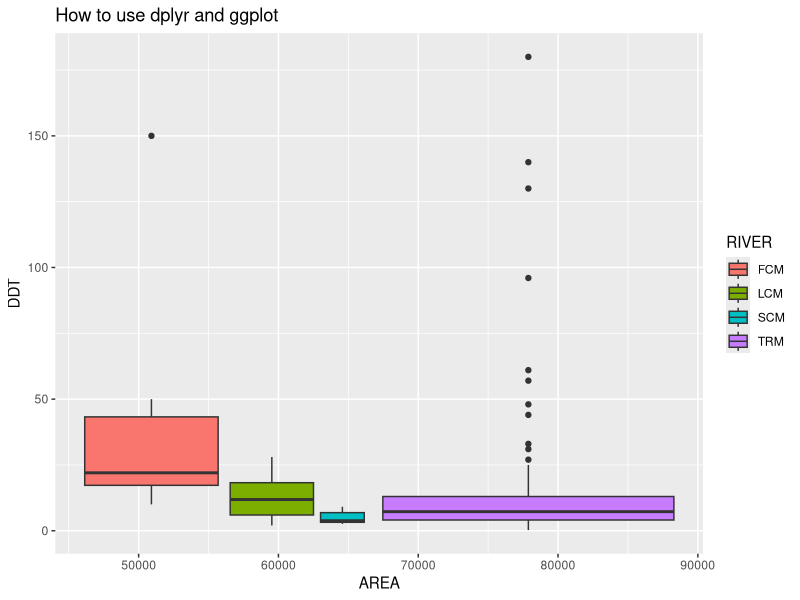
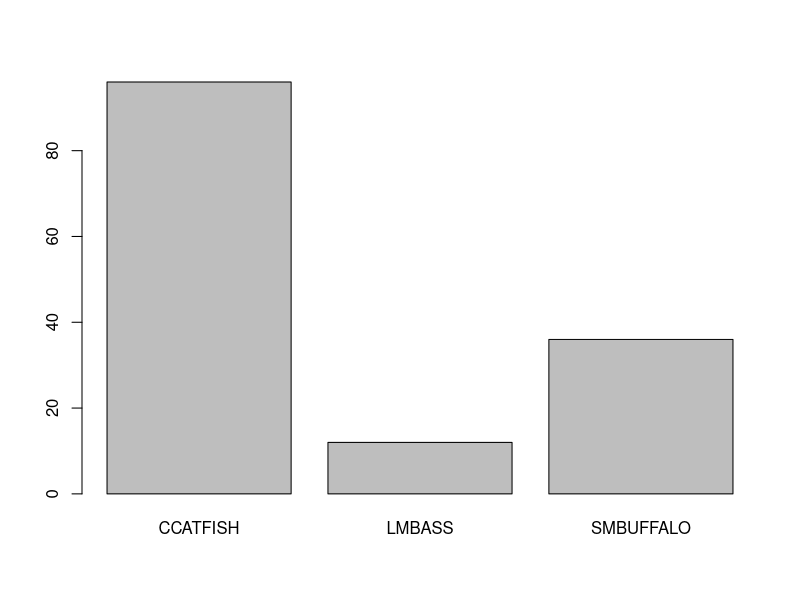
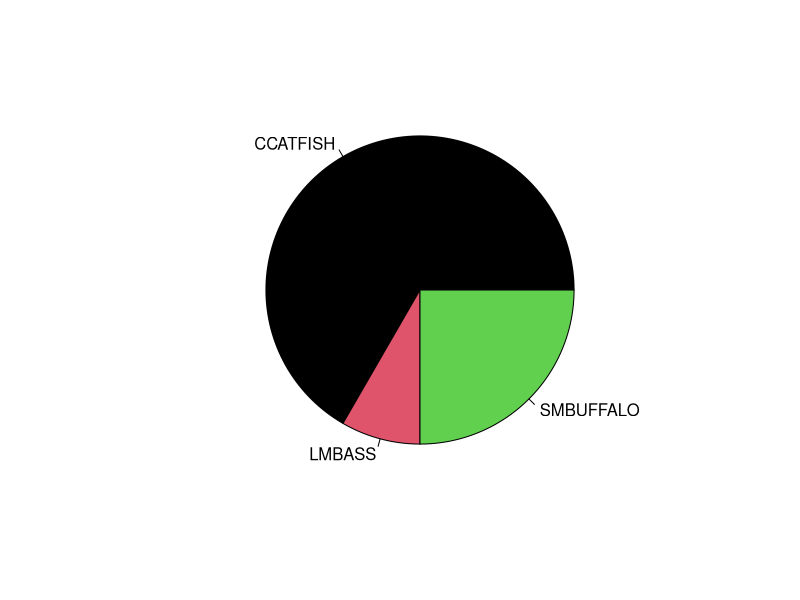
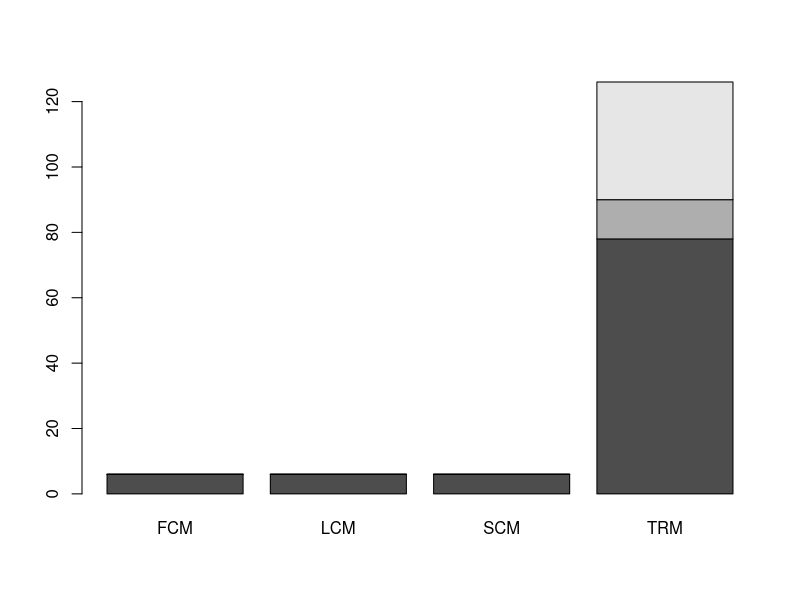
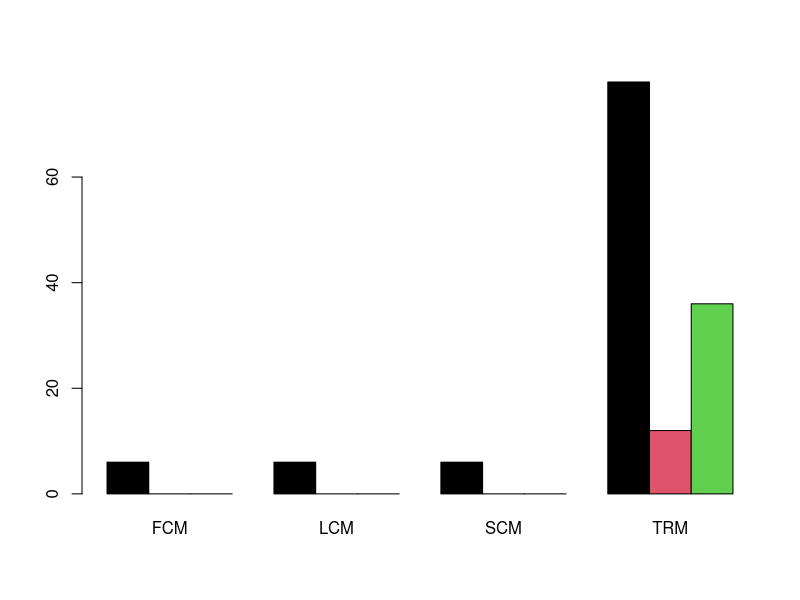
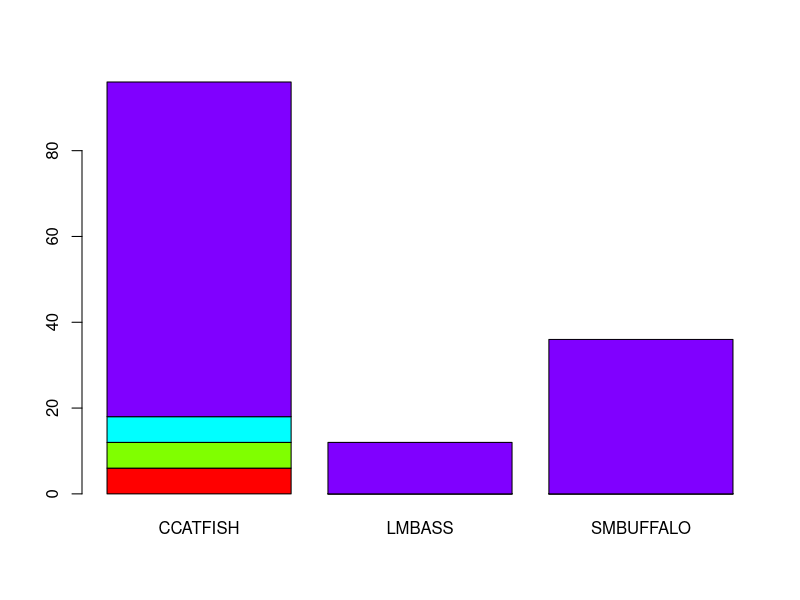
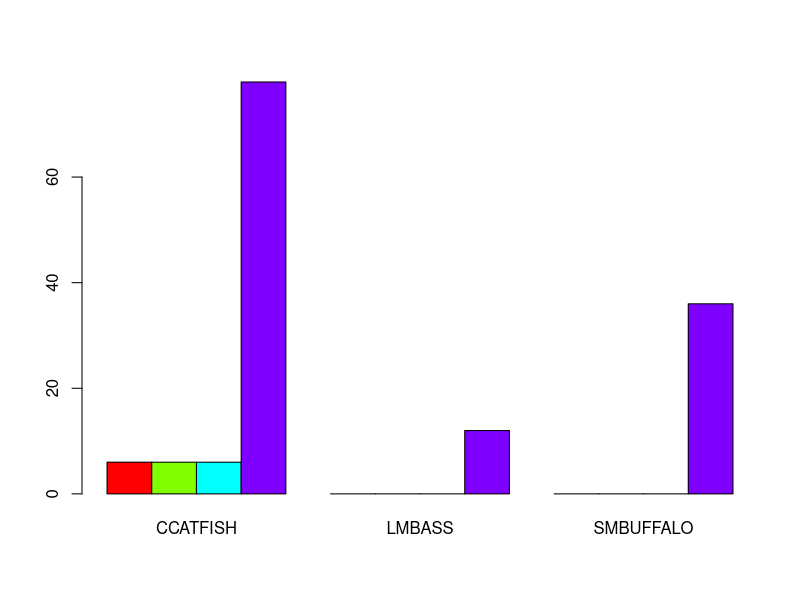

These charts were generated, in order, by the following R code: (Note: this script raises an error after producing the figures.)
#Task 1
getwd()

#Task 2
# file.choose() should not be used in R markdown.
#Best to use a file name example read.csv("DDT.csv")
## How do we read data files into R?
## Most of the data we will use will come from a collection of excel files zipped
## together and made available on CANVAS
# Read in the data from DDT
# header is true because of variable names on the top of each column

#ddt=read.table(file.choose(),sep=",",header=TRUE)

ddt = read.csv("DDT.csv")

# First six lines
head(ddt)

#What class is the object ddt?
class(ddt)

#what are the variables in the data frame?
names(ddt)

# Summarize the variables
summary(ddt)

# Manual entry
x=scan()


#Use the c "combine" operator to make vectors
y=c(1,2,3,4,5)


# manipulate the data frame
#Find the fish with weight more than 800gms
with(ddt, ddt[WEIGHT>800,])

#place the output in an object
b800=with(ddt, ddt[WEIGHT>800,])

#Summarize it
summary(b800)

# Use combination boolean expressions to subset
with(ddt, ddt[WEIGHT>800 & SPECIES=="LMBASS",])


#ordering data frames
with(ddt,ddt[order(WEIGHT),])


#More complex orderings
with(ddt,ddt[order(SPECIES,WEIGHT),])

with(ddt,ddt[order(SPECIES,DDT),])

#Using dplyr
library(dplyr)
library(ggplot2)
# notice how the infix %>% operator works ( the pipe )

ddt %>% filter(WEIGHT > 200, LENGTH > 30, DDT < 300) %>% mutate(AREA = LENGTH*WEIGHT) %>% ggplot(aes(x=AREA,y=DDT,fill=RIVER)) + geom_boxplot() + ggtitle("How to use dplyr and ggplot")


## Making vectors
v=1:10
v
2*v
2*v^2
sqrt(v)

#make  matrix
#nr=nu. of rows, byrow=TRUE, fill by row
mat=matrix(1:10,nr=5,nc=2,byrow=TRUE)
mat

#Adding names to columns and rows
#rep = repeat, repeat "r" 5 times
colnames(mat)=c("c1","c2")
rownames(mat)=paste(rep("r",5),1:5,sep="")

#entering the name of the object releases its contents
mat


#Use tables to summarize and plot categorical variables
sp=with(ddt,table(SPECIES))
sp
barplot(sp)
pie(sp,col=1:4)


#2-D tables
spriv=with(ddt,table(SPECIES,RIVER))
spriv
barplot(spriv)

#Add some options to make the graph more readable
barplot(spriv,beside=TRUE,col=1:3)

#2-D tables with reversing the variables
rivsp=with(ddt,table(RIVER,SPECIES))
rivsp

#Row and column sums
rowSums(rivsp)
colSums(rivsp)

#Proportion of the column totals
rivsp/colSums(rivsp)

#
barplot(rivsp,col=rainbow(4))

#Embellish the graphic using colors and a legend
barplot(rivsp,beside=TRUE,col=rainbow(4))
with(ddt,legend(1,80, leg=levels(RIVER),bty="n",fill=rainbow(4),cex=0.8))

#scatter plots
with(ddt,plot(WEIGHT~LENGTH))

#Use the data option
plot(WEIGHT~LENGTH,data=ddt)

#embellish the plot with species using color using 'ifelse(test,yes,no)'
fishcol=with(ddt,ifelse(SPECIES=="CCATFISH","Red",
                        ifelse(SPECIES=="SMBUFFALO","Blue","Green")))

#River col
rivcol=with(ddt, ifelse(RIVER=="FCM","Red",
                        ifelse(RIVER=="LCM","Blue",
                               ifelse(RIVER=="SCM","Green","Black"))))
head(fishcol)
plot(WEIGHT~LENGTH,data=ddt,col=fishcol)

#Add river text
text(WEIGHT~LENGTH,RIVER,pos=2,cex=0.5,data=ddt)

#The above plot is messy -- can we do better? Use coplots
coplot(WEIGHT~LENGTH|RIVER,data=ddt,col=fishcol)

#How to interpret the coplot (color here is redundant)
coplot(WEIGHT~LENGTH|RIVER,data=ddt,col=rivcol)

#Given the combinations of all levels of SPECIES and RIVER = RIVER*SPECIES
coplot(WEIGHT~LENGTH|RIVER*SPECIES,data=ddt,col=fishcol)

#boxplots (Notice where the quant. and Qual. variables are placed)
boxplot(WEIGHT~SPECIES,col="Red",data=ddt)

#boxplots of LENGTH by RIVER
boxplot(LENGTH~RIVER,col="Green",data=ddt)


#boxplots of each quantitative variable
#Notice the use of layout()
layout(matrix(c(1,2,3),nr=1,nc=3))# 1 row 3 cols
layout.show(3)
with(ddt,boxplot(LENGTH,ylab="LENGTH",col="Blue",notch=TRUE))
with(ddt,boxplot(WEIGHT,ylab="WEIGHT",col="Green",notch=TRUE))
with(ddt,boxplot(MILE,ylab="MILE",col="Red",notch=TRUE))





# How to use a pre-made function
# highlight and send the complete function to R
scatterhist = function(x, y, xlab="", ylab=""){
  zones=matrix(c(2,0,1,3), ncol=2, byrow=TRUE)
  layout(zones, widths=c(4/5,1/5), heights=c(1/5,4/5))
  xhist = hist(x, plot=FALSE)
  yhist = hist(y, plot=FALSE)
  top = max(c(xhist$counts, yhist$counts))
  par(mar=c(3,3,1,1))
  plot(x,y)
  par(mar=c(0,3,1,1))
  barplot(xhist$counts, axes=FALSE, ylim=c(0, top), space=0)
  par(mar=c(3,0,1,1))
  barplot(yhist$counts, axes=FALSE, xlim=c(0, top), space=0, horiz=TRUE)
  par(oma=c(3,3,0,0))
  mtext(xlab, side=1, line=1, outer=TRUE, adj=0,
        at=.8 * (mean(x) - min(x))/(max(x)-min(x)))
  mtext(ylab, side=2, line=1, outer=TRUE, adj=0,
        at=(.8 * (mean(y) - min(y))/(max(y) - min(y))))
}

with(ddt, scatterhist(LENGTH,WEIGHT, xlab="LENGTH"))

#Make a histogram
with(ddt, hist(DDT))


# data.table

library(data.table)

ggplot(ddt, aes(x = SPECIES, y = WEIGHT, fill = RIVER)) +
  geom_boxplot(outlier.shape = 16, outlier.color = "black") +
  scale_fill_manual(values = c("FCM" = "red", "LCM" = "orange", "SCM" = "green", "TRM" = "purple")) +
  labs(title = "Cale Bible",
       x = "SPECIES",
       y = "WEIGHT",
       fill = "RIVER") +
  theme_minimal()


